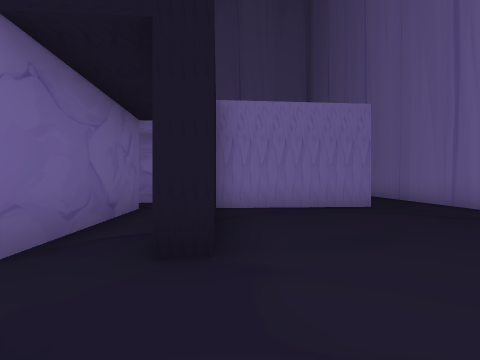
View 1 (above)

22 first-person views from a walk through a Unity game level. The camera is 1.3 m above the floor, looks level and sees 80° across. The floor is counted in squares, 2 m on a side. Each view is taken from the middle of a square. On the plan, view 1 faces up. The plan holds only what a view shows up to about 9 squares ahead; the rest is blank. The place goes on beyond the plan. The player is left out.

View 2
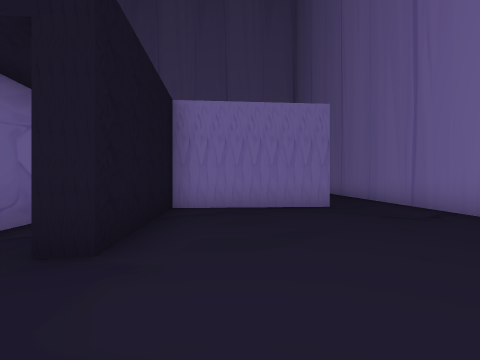

View 3
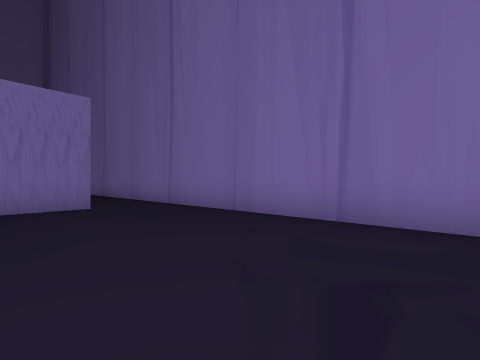

View 4
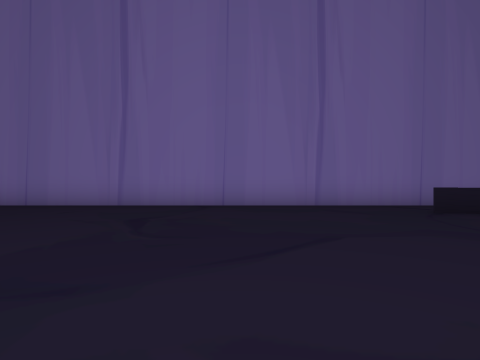

View 5
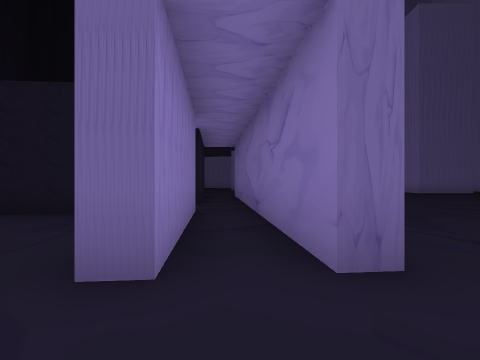

View 6
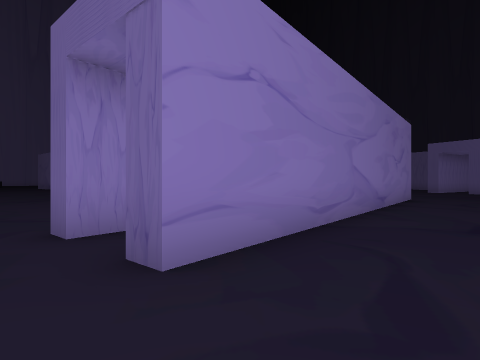

View 7
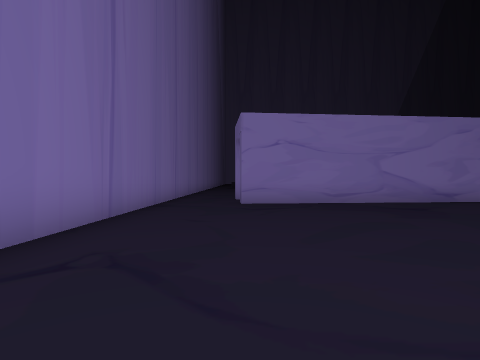

View 8
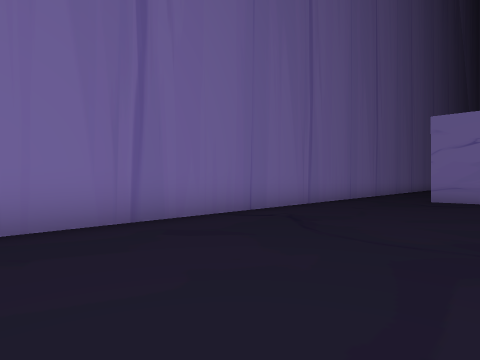

View 9
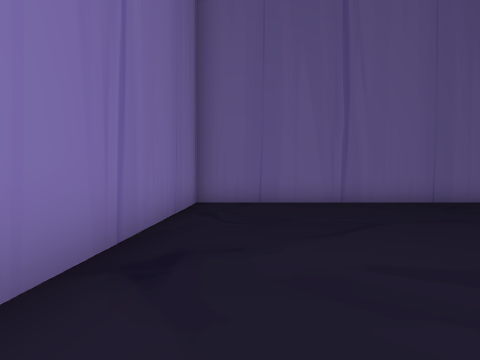

View 10
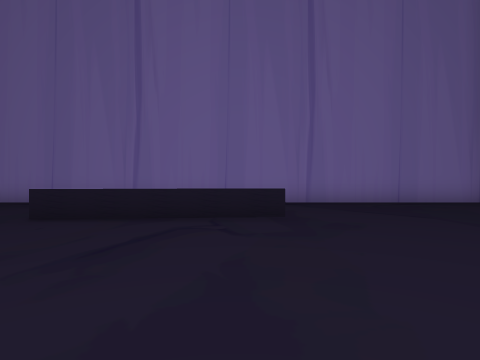

View 11
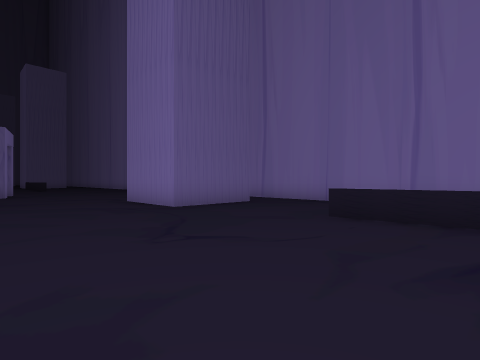

View 12
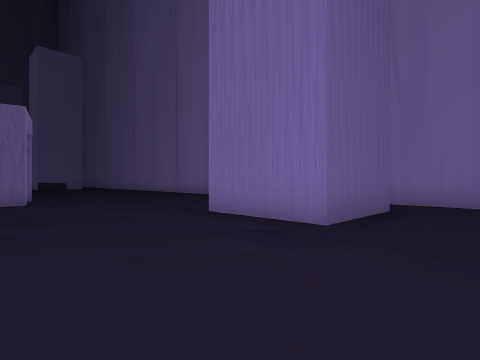

View 13
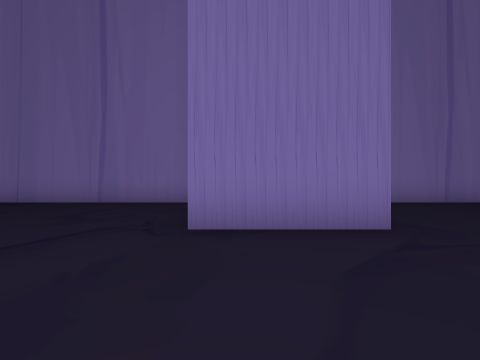

View 14
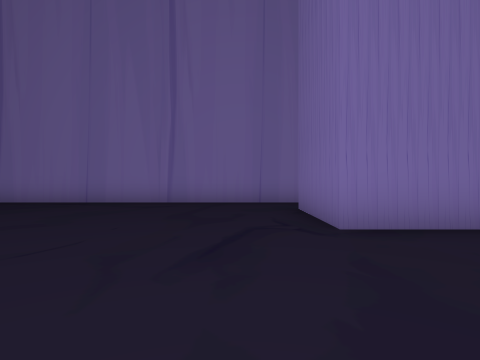

View 15
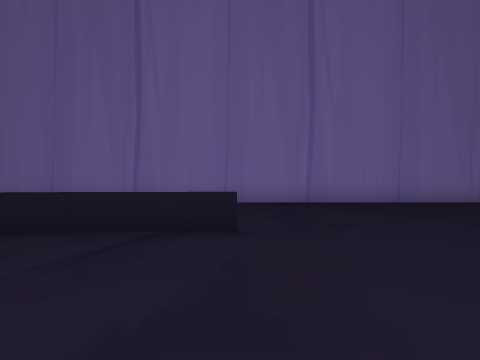

View 16
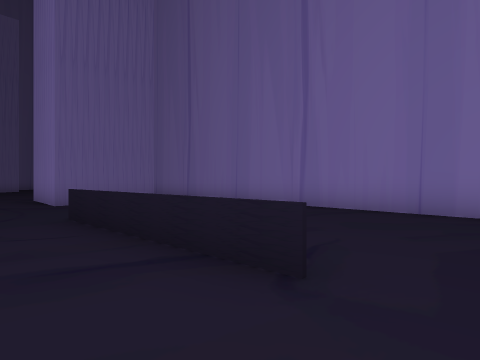

View 17
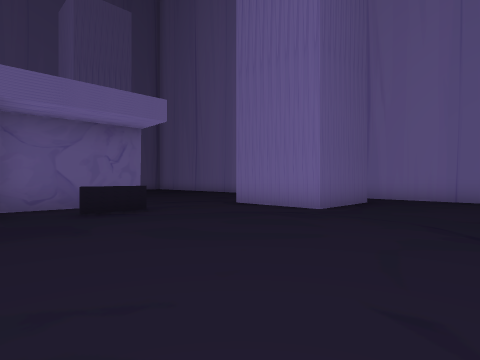

View 18
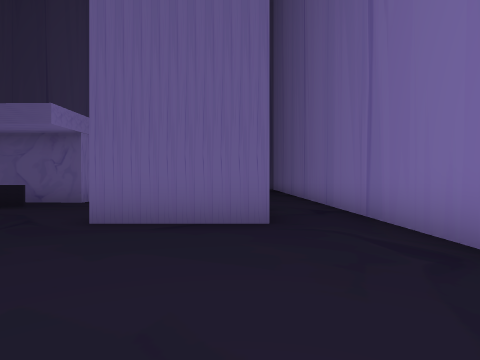

View 19
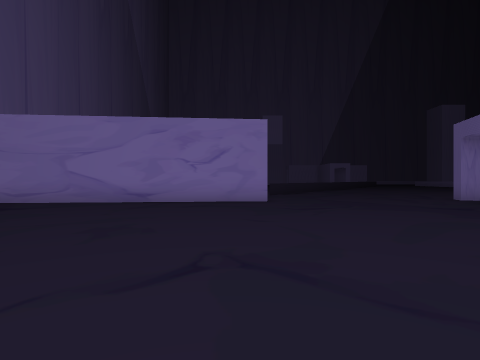

View 20
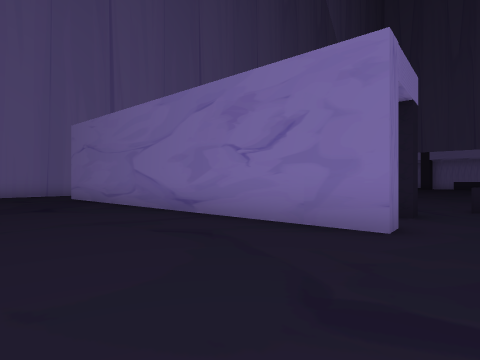

View 21
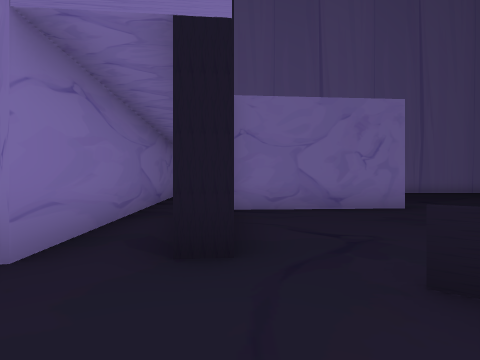

View 22
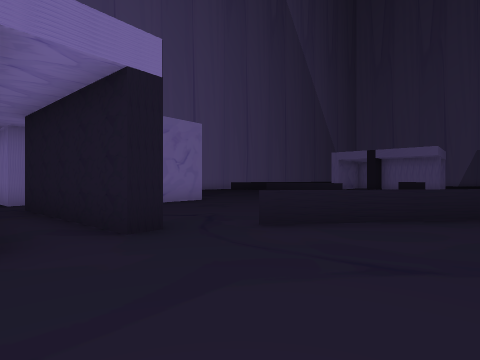

### Floor plan
Key: @ floor where view 1 was taken; # wall or solid block; . floor; = window, fence, low wall or low ledge; H house.
Columns run from 33 left of view 1 to 6 right of it. Each row starts with its distance up from view 1.
 22 ########################################
 21 ......................  .....  ........#
 20 ........ .............  ..... .........#
 19    #..................###...   ........#
 18    #....  ............###...====.......#
 17 .###...  ===..........###..............#
 16 .......===..... .......................#
 15 ..............  .......................#
 14 ##......  ...    H.....................#
 13 #=......   .        ...................#
 12 #.......               ................#
 11   ......              .................#
 10                      ..................#
  9                     H............HHHH..#
  8                     H......HHHHHHH.....#
  7                        .......HHHHHHH..#
  6                        ....HHHHHH......#
  5                        ..==....HH......#
  4                        ..=.....HHH.....#
  3                        .==.....H.H.....#
  2                         = .............#
  1                           ..   ........#
  0                                ..@.....#
 -1                                ........#
 -2                                 .......#
 -3                                  ......#
 -4                                   .....#
 -5                                    ..=.#

Positions as (right, up) in squares from view 1, and headings:
1: (0, 0), facing up
2: (1, 0), facing up
3: (1, 0), facing up-right
4: (-2, -1), facing right
5: (5, 8), facing left
6: (4, 11), facing down-left
7: (3, 17), facing down
8: (1, 19), facing down-right
9: (-3, 20), facing right
10: (-2, 13), facing up
11: (-3, 13), facing up-left
12: (-7, 13), facing up-left
13: (-11, 13), facing up
14: (-13, 13), facing up
15: (-22, 13), facing up
16: (-21, 15), facing up-left
17: (-26, 11), facing up-left
18: (-25, 19), facing left
19: (-6, 17), facing down
20: (-8, 12), facing down-right
21: (-9, 6), facing right
22: (-10, 8), facing down-right
